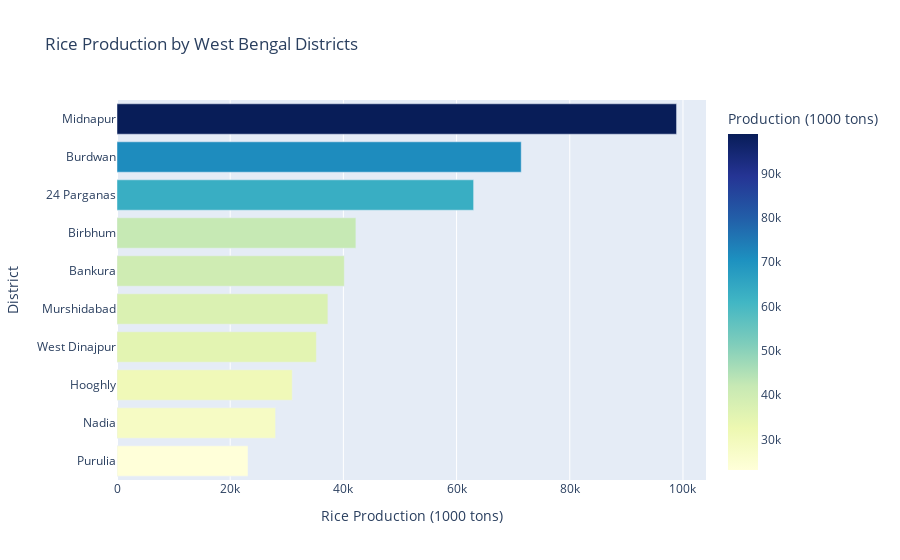

The notebook cell this image was saved under:
### Code cell
# Sort districts 
wb_districts_sorted = wb_districts.sort_values("RICE PRODUCTION (1000 tons)", ascending=True)

# Create interactive bar chart
fig = px.bar(wb_districts_sorted,
             x="RICE PRODUCTION (1000 tons)",
             y="Dist Name",
             orientation='h',
             title="Rice Production by West Bengal Districts",
             labels={"RICE PRODUCTION (1000 tons)": "Production (1000 tons)", "Dist Name": "District"},
             color="RICE PRODUCTION (1000 tons)",
             color_continuous_scale="YlGnBu")

fig.update_layout(yaxis_title="District", xaxis_title="Rice Production (1000 tons)")
fig.show()

### Figure 1 — Plotly figure (JSON) as saved in the notebook; plotly's stock layout.template omitted (floating-point values rounded to 4 significant figures)
{"data": [{"alignmentgroup": "True", "hovertemplate": "Production (1000 tons)=%{marker.color}<br>District=%{y}<extra></extra>", "legendgroup": "", "marker": {"color": [23150.0, 28020.0, 30960.0, 35220.0, 37260.0, 40170.0, 42210.0, 63010.0, 71420.0, 98870.0], "coloraxis": "coloraxis", "pattern": {"shape": ""}}, "name": "", "offsetgroup": "", "orientation": "h", "showlegend": false, "textposition": "auto", "type": "bar", "x": [23150.0, 28020.0, 30960.0, 35220.0, 37260.0, 40170.0, 42210.0, 63010.0, 71420.0, 98870.0], "xaxis": "x", "y": ["Purulia", "Nadia", "Hooghly", "West Dinajpur", "Murshidabad", "Bankura", "Birbhum", "24 Parganas", "Burdwan", "Midnapur"], "yaxis": "y"}], "layout": {"barmode": "relative", "coloraxis": {"colorbar": {"title": {"text": "Production (1000 tons)"}}, "colorscale": [[0, "rgb(255,255,217)"], [0.125, "rgb(237,248,177)"], [0.25, "rgb(199,233,180)"], [0.375, "rgb(127,205,187)"], [0.5, "rgb(65,182,196)"], [0.625, "rgb(29,145,192)"], [0.75, "rgb(34,94,168)"], [0.875, "rgb(37,52,148)"], [1, "rgb(8,29,88)"]]}, "legend": {"tracegroupgap": 0}, "title": {"text": "Rice Production by West Bengal Districts"}, "xaxis": {"anchor": "y", "domain": [0, 1], "title": {"text": "Rice Production (1000 tons)"}}, "yaxis": {"anchor": "x", "domain": [0, 1], "title": {"text": "District"}}}}
